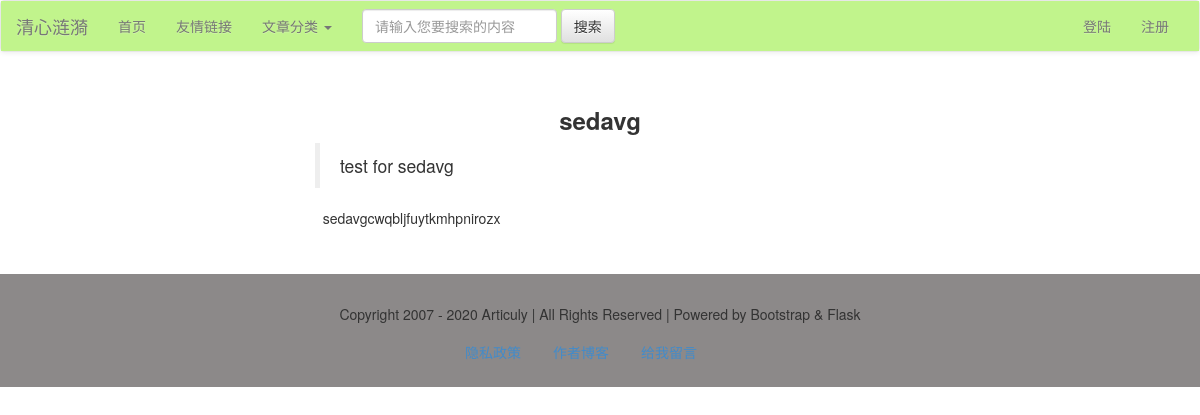
The page /article/view/5 on the database its author committed.
### models.py (models this page shows)
class Article(db.Model):
    id = db.Column(db.Integer, primary_key=True)
    title = db.Column(db.String)
    intro = db.Column(db.String)
    author = db.Column(db.String)
    content = db.Column(db.Text)
    pubdate = db.Column(db.DateTime, default=datetime.now)
    cate_id = db.Column(db.Integer, db.ForeignKey('category.cate_id'))

### views/articles.py (the view)
@article_app.route('/view/<int:article_id>')
def view(article_id):
    article = Article.query.get(article_id)
    if not article:
        return redirect(url_for('article_app.list'))
    return render_template('article/detail.html', article=article)

### app.py (called while the page is built)
@app.context_processor
def account():
    username = session.get('user')
    return {'username': username}

@app.context_processor
def getCateList():
    cates = Category.query.all()
    return {'cates': cates}

### templates/article/detail.html (shortened to what this page needs)
{% extends'base.html' %}
{% block content %}
    <div class="container-fluid">
        <div class="row">
            <div class="main col-lg-6 col-lg-offset-3 col-md-8 col-md-offset-2 col-sm-10 col-sm-offset-1 col-xs-12">
                <h3 class="text-center"><b>{{ article.title }}</b></h3>
                <article class="content">
                    <div class="body">
                        <blockquote>
                            {{ article.intro }}
                        </blockquote>
                        {{ article.content |safe }}
                    </div>
                </article>
            </div>
        </div>
    </div>
{% endblock %}

### templates/base.html (style rules this page uses)
.row { margin-top: 15px; margin-bottom: 8px; }

### rows shown on the page
Article: title "sedavg", intro "test for sedavg", content "sedavgcwqbljfuytkmhpnirozx"
